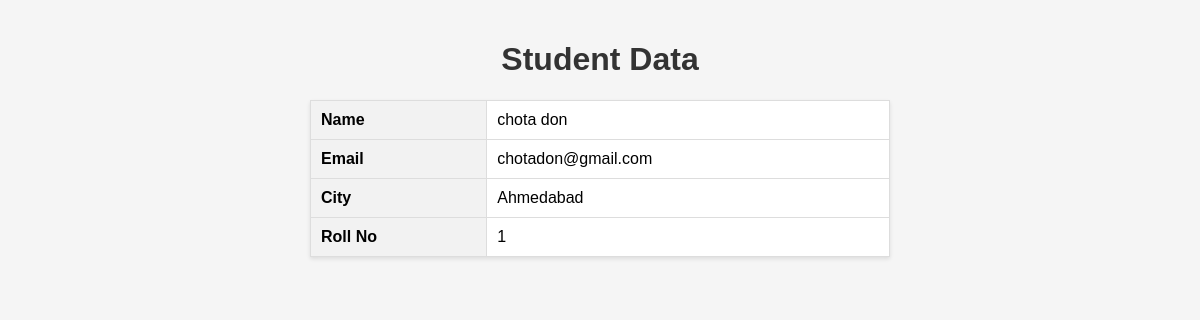
The page /student/data/ on the database as committed earlier.
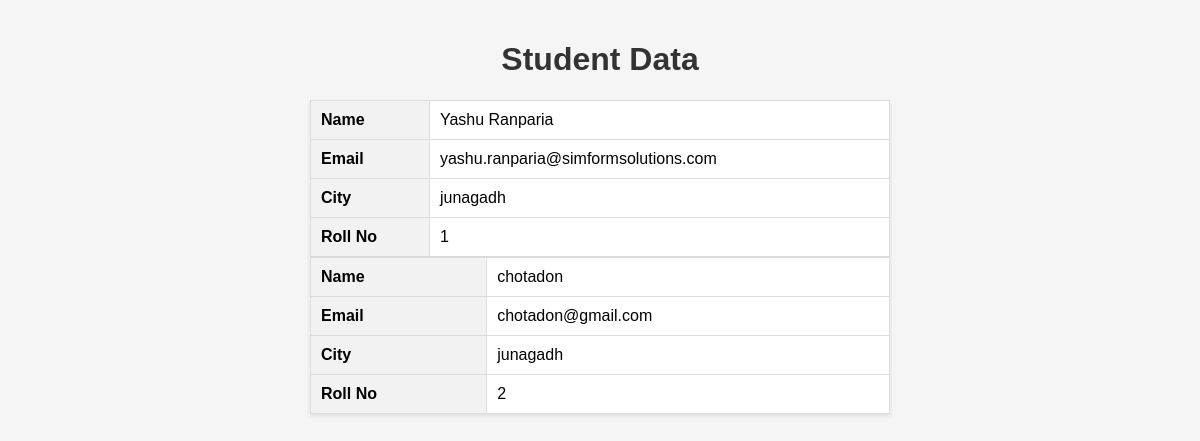
The same page on the database as committed later.
### student/models.py (models this page shows, shortened)
class Profile(models.Model):
    name = models.CharField(max_length=70)
    email = models.EmailField(max_length=255, default='example@gmail.com', unique=True)
    password = models.CharField(max_length=50, verbose_name='password', null=False, blank=False, default='iron@man-power+')
    city = models.CharField(max_length=70, default='junagadh')
    roll_no = models.IntegerField(default = 0, unique=True)
    stu_class = models.IntegerField(default=1, choices=[(1, '1'),(2, '2'),(3, '3'),(4, '4'),(5, '5'),(6, '6'),(7, '7'),(8, '8'),(9, '9'),(10, '10'),(11, '11'),(12, '12')])

### student/views.py (the view)
# urls.py: path('data/', student_data, name='student_data'),
def student_data(request):
    students = Profile.objects.all()
    return render(request, 'student/profile.html', {'students': students})

### context_processors.py (called while the page is built)
def global_settings(request):
    return {
        'BASE_URL': settings.BASE_URL,
        'PORT': settings.PORT,
    }

### student/templates/student/profile.html (shortened to what this page needs)
{% load static %}
<!DOCTYPE html>
<html lang="en">
<head>
    <link rel="stylesheet" href="{% static "student/styles/styles.css" %}">
</head>
<body>
    <h1>Student Data</h1>
    {% if students %}
    {% for student in students %}
    <table border="1">
        <tr>
            <th>Name</th>
            <td>{{ student.name }}</td>
        </tr>
        <tr>
            <th>Email</th>
            <td>{{ student.email }}</td>
        </tr>
        <tr>
            <th>City</th>
            <td>{{ student.city }}</td>
        </tr>
        <tr>
            <th>Roll No</th>
            <td>{{ student.roll_no }}</td>
        </tr>
    </table>
    {% endfor %}
    {% else %}
    <p>No Data</p>
    {% endif %}
</body>
</html>

Rows that differ between the two databases and show on the page:
removed Profile: name "chota don", email "chotadon@gmail.com", city "Ahmedabad", roll_no "1"
added Profile: name "Yashu Ranparia", email "yashu.ranparia@simformsolutions.com", city "junagadh", roll_no "1"
added Profile: name "chotadon", email "chotadon@gmail.com", city "junagadh", roll_no "2"
